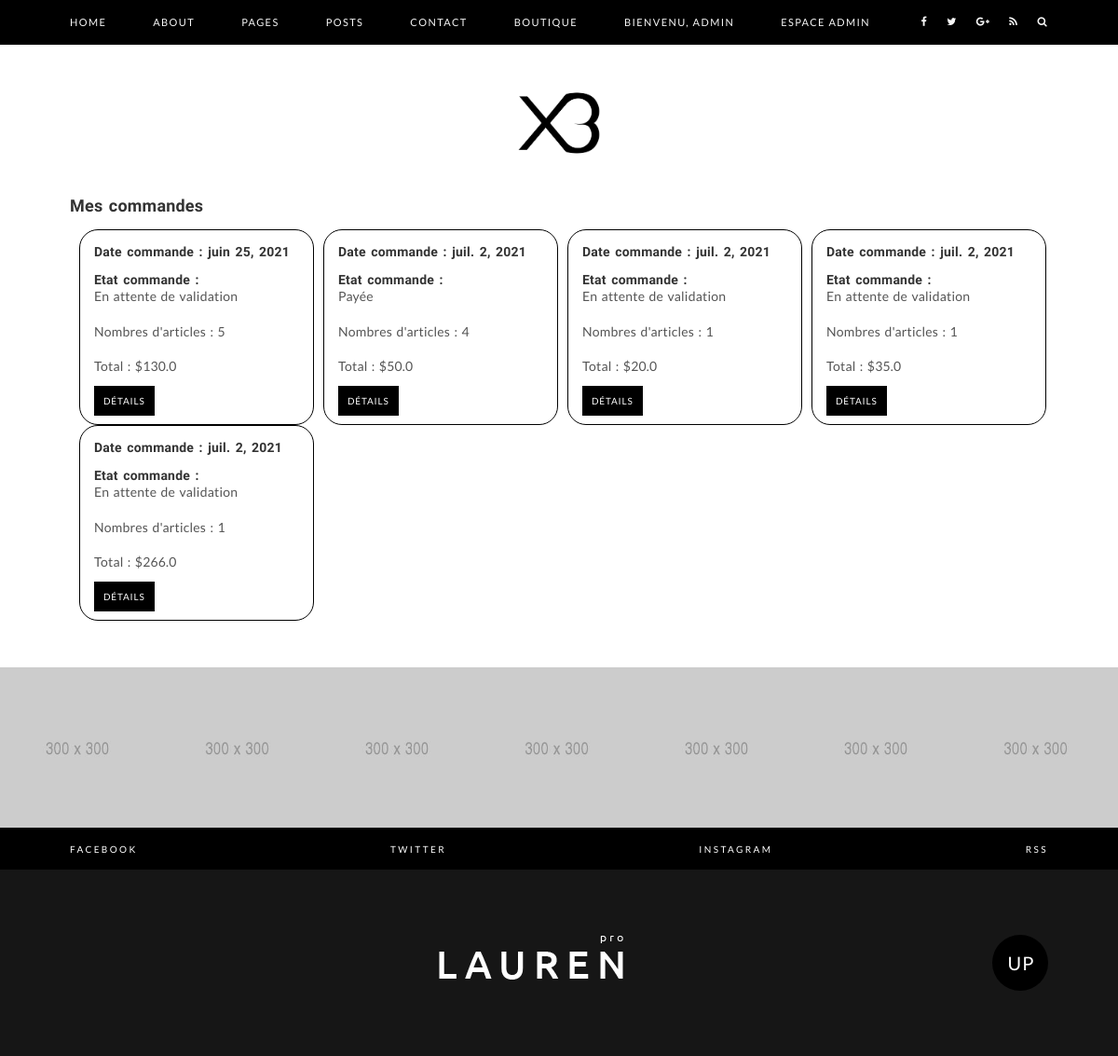
Screenshot of /shop/orders (signed in) with the database file from the repository.
### account/models.py (models this page shows, shortened)
class Order(models.Model):
    client = models.ForeignKey(Account, on_delete=models.CASCADE, verbose_name="Client ayant passé commande")
    order_date = models.DateField(verbose_name="Date de la commande")
    WAITING = 'W'
    PAID = 'P'
    SHIPPED = 'S'
    CANCELED = 'C'
    STATUS = (
        (WAITING, 'En attente de validation'),
        (PAID, 'Payée'),
        (SHIPPED, 'Expédiée'),
        (CANCELED, 'Annulée'),
    )
    status = models.CharField(max_length=1, choices=STATUS, default=WAITING, verbose_name="Statut de la commande")
    class Meta:
        verbose_name = 'Commande'
        verbose_name_plural = 'Commandes'
    @property
    def total(self):
        total = 0
        order_details = OrderDetail.objects.filter(order_id=self.id)
        for order_detail in order_details:
            total += order_detail.total()
        return round(total, 2)
    def article_qty(self):
        order_details = OrderDetail.objects.filter(order_id=self.id)
        total = 0
        for detail in order_details:
            total += detail.qty
        return total

class OrderDetail(models.Model):
    order = models.ForeignKey(Order, on_delete=models.CASCADE, verbose_name="Commande associée")
    product = models.ForeignKey(Product, on_delete=models.CASCADE)
    qty = models.IntegerField(verbose_name="Quantité")
    product_unit_price = models.FloatField(verbose_name="Prix unitaire du produit")
    class Meta:
        verbose_name = 'Ligne d\'une commande'
        verbose_name_plural = 'Lignes de commandes'
    def total(self):
        return round(self.product_unit_price * float(self.qty), 2)

### shopping/views.py (the view)
# urls.py: path('orders', views.orderPage, name='orders-page'),
@login_required
def orderPage(request):
    client = Account.objects.get(userId=request.user.id)
    orders = Order.objects.filter(client_id=client.id)
    return render(request, 'shopping/orders.html', {'orders': orders})

### templates/shopping/orders.html
{% extends 'base/main.html' %}
{% block contenu %}
<div class="main-content">
    <div class="container">
        <h1>Mes commandes</h1><br>
        {% for order in orders %}
        <div class="col-sm-4" style="border: 1px solid black; border-radius: 20px; width: 24%; height: 210px; margin-left: 10px">
            <br>
            <h5>Date commande : {{ order.order_date }}</h5><br>
            <h5>Etat commande :</h5> <p>{{ order.get_status_display }}</p><br>
            <p>Nombres d'articles : {{ order.article_qty }}</p><br>
            <p>Total : ${{ order.total }}</p><br>
            <span class="medium-button"><a href="{% url 'orderDetail' order.id %}">Détails</a></span>
        </div>
        {% empty %}
        <h2>Aucune commande précédemment effectuée.</h2><br>
        <p><a href="{% url 'home-shop' %}">Retourner à la boutique en cliquant ici.</a></p>
        {% endfor %}
    </div>
</div>
{% endblock %}

### templates/base/header.html (shortened to what this page needs)
<header class="main-header">
    <div class="lauren-main-menu">
        <div class="container">
            <nav class="lauren-menu">
                <ul class="main-menu">
                    <li><a href="{% url 'home' %}">Home</a>
                    </li>
                    <li><a href="{% url 'aboutPage' %}">About</a></li>
                    <li><a href="#">Pages</a>
                    </li>
                    <li><a href="{% url 'post-list' %}">Posts</a></li>
                    <li><a href="{% url 'contact' %}">Contact</a></li>
                    <li><a href="{% url 'home-shop' %}">Boutique</a></li>
                    {% if request.user.is_anonymous %}
                    <li><a href="{% url 'sign_in' %}">Inscription</a></li>
                    <li><a href="{% url 'login' %}">Connexion</a></li>
                    {% else %}
                    <li><a href="#">Bienvenu, {{ request.user }}</a>
                    </li>
                    {% endif %}
                    {% for group in request.user.groups.all %}
                       {% if group.name == 'admin' %}
                            <li><a href="#">Espace Admin</a>
                            </li>
                       {% endif %}
                    {% endfor %}
                </ul>
                <ul class="menu-icons">
                    <li><a href="#"><i class="fa fa-facebook"></i></a></li>
                    <li><a href="#"><i class="fa fa-twitter"></i></a></li>
                    <li><a href="#"><i class="fa fa-google-plus"></i></a></li>
                    <li><a href="#"><i class="fa fa-rss"></i></a></li>
                    <li class="search-icon"><input class="search-box" placeholder="Search Anything.." type="text"><i
                            class="fa fa-search"></i></li>
                </ul>
            </nav>
        </div>
    </div>
    {% load static %}
    <div class="lauren-logo">
        <div class="container">
            <a href="{% url 'home' %}"><img src="{% static 'images/logo-xdeberata.png' %}" alt="Main Logo"
                                            style="width: 100px; height: auto"></a>
        </div>
    </div>
</header>

### static/css/style-main.css (style rules this page uses)
html, body, div, span, applet, object, iframe, h1, h2, h3, h4, h5, h6, p, blockquote, pre, a, abbr, acronym, address, big, cite, code, del, dfn, em, img, ins, kbd, q, s, samp, small, strike, strong, sub, sup, tt, var, b, u, i, center, dl, dt, dd, ol, ul, li, fieldset, form, label, legend, table, caption, tbody, tfoot, thead, tr, th, td, article, aside, canvas, details, embed, figure, figcaption, footer, header, hgroup, menu, nav, output, ruby, section, summary, time, mark, audio, video { margin: 0; padding: 0; border: 0; font-size: 100%; font: inherit; vertical-align: baseline; }
article, aside, details, figcaption, figure, footer, header, hgroup, menu, nav, section { display: block; }
body { line-height: 1; }
ol, ul { list-style: none; }
body { overflow-x:hidden; position: relative; }
body * { outline:none!important }
h1, h2, h3, h4, h5, h6 { color: #333; font-family: 'Ubuntu', sans-serif; line-height: 1; letter-spacing: .2px; word-spacing: 1.8px; font-weight: 700; }
h1 { font-size: 18px; }
h5 { font-size: 14px; }
img { max-width: 100%; height: auto; vertical-align: middle; }
p { color: #555; font-size: 14px; font-family: 'Lato', sans-serif; line-height: 21.4px; letter-spacing: .2px; word-spacing: 1.4px; font-weight: 400; }
ul li, ol li { font-size: 11px; font-family: 'Lato', sans-serif; font-weight: 400; letter-spacing: 1.4px; }
time, span { font-family: 'Lato', sans-serif; }
a { color: #333 }
.container { max-width: 1080px; }
.small-button a, .medium-button a, .large-button a { -webkit-transition: all .25s ease-in-out; transition: all .25s ease-in-out; }
.menu-icons i, .main-menu li a, .footer-social-links ul li a { -webkit-transition: all .25s ease-in-out; transition: all .25s ease-in-out; }
.lauren-main-menu { background-color: #000; }
.main-menu { list-style: none; position: relative; float: left; margin: 0; padding: 0; background-color: #000; border-bottom: 1px solid #000; }
.main-menu li { position: relative; float: left; margin:0; padding: 0; }
.main-menu > li { margin-right: 30px; }
.main-menu li a { display: block; color: #f7f7f7; text-transform: uppercase; text-decoration: none; padding: 18px 10px; }
.main-menu > li:first-child a { padding-left: 0; }
.menu-icons { list-style: none; position: relative; float: right; margin: 0; padding: 0; background-color: #000; border-bottom: 1px solid #000; }
.menu-icons li { position: relative; float: left; margin: 0; padding: 0; }
.menu-icons li i { display: block; color: #f7f7f7; text-transform: uppercase; text-decoration: none; padding: 18px 10px; }
.menu-icons > li:last-child i { padding-right: 0; }
.search-icon i { cursor: pointer; }
.lauren-logo { text-align: center; margin: 40px 0; }
.small-button a, .medium-button a, .large-button a { background-color: #000; color: #fff; font-family: 'Lato', sans-serif; text-transform: uppercase; letter-spacing: .8px; }
.medium-button a { padding: 10px; font-size: 10px; line-height: 20px; }

### rows the page displays
Order: order_date "juin 25, 2021", status "En attente de validation", article_qty "5", total "130.0"
Order: order_date "juil. 2, 2021", status "Payée", article_qty "4", total "50.0"
Order: order_date "juil. 2, 2021", status "En attente de validation", article_qty "1", total "20.0"
Order: order_date "juil. 2, 2021", status "En attente de validation", article_qty "1", total "35.0"
Order: order_date "juil. 2, 2021", status "En attente de validation", article_qty "1", total "266.0"

### other values shown
{{ request.user }} "ADMIN"
